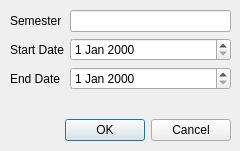
<?xml version="1.0" encoding="UTF-8"?>
<ui version="4.0">
 <class>Dialog</class>
 <widget class="QDialog" name="Dialog">
  <property name="geometry">
   <rect>
    <x>0</x>
    <y>0</y>
    <width>240</width>
    <height>151</height>
   </rect>
  </property>
  <property name="windowTitle">
   <string>Dialog</string>
  </property>
  <widget class="QDialogButtonBox" name="buttonBox">
   <property name="geometry">
    <rect>
     <x>10</x>
     <y>110</y>
     <width>221</width>
     <height>41</height>
    </rect>
   </property>
   <property name="orientation">
    <enum>Qt::Horizontal</enum>
   </property>
   <property name="standardButtons">
    <set>QDialogButtonBox::Cancel|QDialogButtonBox::Ok</set>
   </property>
  </widget>
  <widget class="QWidget" name="formLayoutWidget">
   <property name="geometry">
    <rect>
     <x>10</x>
     <y>10</y>
     <width>221</width>
     <height>91</height>
    </rect>
   </property>
   <layout class="QFormLayout" name="formLayout">
    <item row="0" column="0">
     <widget class="QLabel" name="label">
      <property name="text">
       <string>Semester</string>
      </property>
     </widget>
    </item>
    <item row="1" column="0">
     <widget class="QLabel" name="label_2">
      <property name="text">
       <string>Start Date</string>
      </property>
     </widget>
    </item>
    <item row="2" column="0">
     <widget class="QLabel" name="label_3">
      <property name="text">
       <string>End Date</string>
      </property>
     </widget>
    </item>
    <item row="1" column="1">
     <widget class="QDateEdit" name="startDateEdit"/>
    </item>
    <item row="2" column="1">
     <widget class="QDateEdit" name="endDateEdit"/>
    </item>
    <item row="0" column="1">
     <widget class="QLineEdit" name="semesterLineEdit"/>
    </item>
   </layout>
  </widget>
 </widget>
 <resources/>
 <connections>
  <connection>
   <sender>buttonBox</sender>
   <signal>accepted()</signal>
   <receiver>Dialog</receiver>
   <slot>accept()</slot>
   <hints>
    <hint type="sourcelabel">
     <x>248</x>
     <y>254</y>
    </hint>
    <hint type="destinationlabel">
     <x>157</x>
     <y>274</y>
    </hint>
   </hints>
  </connection>
  <connection>
   <sender>buttonBox</sender>
   <signal>rejected()</signal>
   <receiver>Dialog</receiver>
   <slot>reject()</slot>
   <hints>
    <hint type="sourcelabel">
     <x>316</x>
     <y>260</y>
    </hint>
    <hint type="destinationlabel">
     <x>286</x>
     <y>274</y>
    </hint>
   </hints>
  </connection>
 </connections>
</ui>
